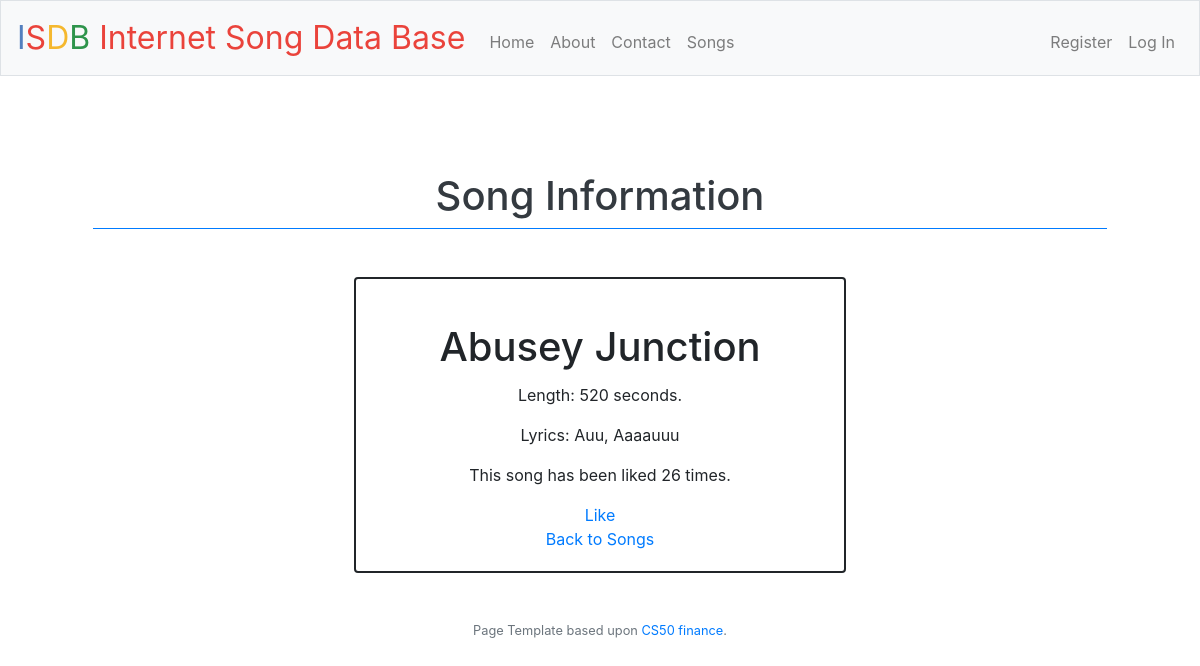
Page /songs/1 on the earlier database version.
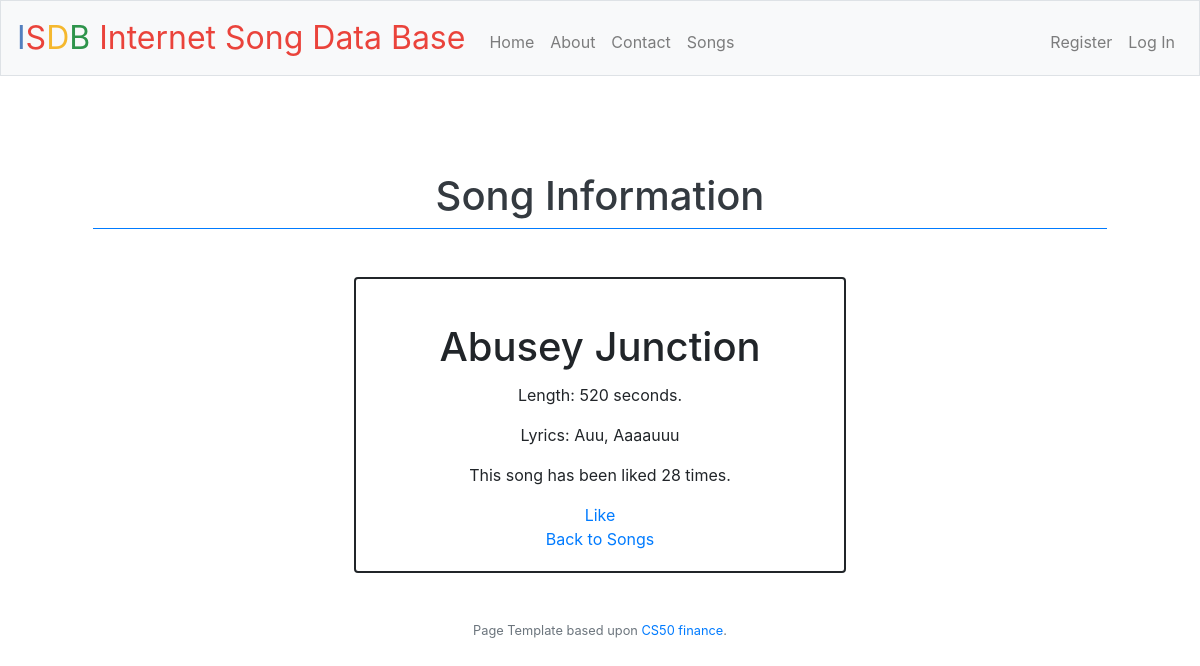
Same page on the later database version.
### tables this page shows
CREATE TABLE 'songs' (
'id' INTEGER PRIMARY KEY AUTOINCREMENT NOT NULL,
'title' TEXT NOT NULL,
'duration' INTEGER NOT NULL,
'artist_id' INTEGER NOT NULL,
'lyrics' TEXT NOT NULL,
'num_likes' INTEGER NOT NULL,
FOREIGN KEY(artist_id) REFERENCES artist(id)
);

### application.py (the view)
@app.route('/songs/<int:song_number>')
def list_song_number(song_number):
    row = db_helpers.fetch_song_info(song_number)
    if not row:
        flash(f"Song {song_number} does not exist.")
        return render_template("songs.html")
    return render_template('song.html', song_info=row)

### application.py (called while the page is built)
@app.after_request
def after_request(response):
    response.headers["Cache-Control"] = "no-cache, no-store, must-revalidate"
    response.headers["Expires"] = 0
    response.headers["Pragma"] = "no-cache"
    return response

### db_helpers.py (called while the page is built)
def fetch_song_info(n):
    song_join = "SELECT s.id, s.title, s.duration, s.lyrics, s.num_likes, a.name, a.nationality, a.img_url FROM songs s JOIN artist a ON s.artist_id = a.id WHERE s.id = ?"
    test = (n, )
    c.execute(song_join, test)
    return c.fetchone()

### templates/song.html (shortened to what this page needs)
{% extends "layout.html" %}
{% block main %}
    <div class="col-12 text-center mt-5">
        <h1 class="text-dark pt04">Song Information</h1>
        <div class="border-top border-primary w50 mx-auto my3"></div>
    </div>
    <div class="container marketing" id="song_card">
        <div class="row justify-content-center">
            <div class="col-md-6">
                <div class="card mt-5">
                    <div class="card-body">
                        <h1 class="card-title">{{ song_info['title'] }}</h1>
                        <p class="card-text">Length: {{ song_info['duration'] }} seconds.</p>
                        <p class="card-text">Lyrics: {{ song_info['lyrics'] }}</p>
                        <p class="card-text">
                            {% if song_info['num_likes'] == 0 %}
                                This song has no likes.
                            {% elif song_info['num_likes'] == 1 %}
                                This song has been liked once.
                            {% elif song_info['num_likes'] == 2 %}
                                This song has been liked twice.
                            {% else %}
                                This song has been liked {{ song_info['num_likes'] }} times.
                            {% endif%}
                        </p>
                        <a href="/like/{{ song_info['id'] }}">
                            <span class="glyphicon glyphicon-thumbs-up">Like</span>
                        </a>
                        <br>
                        <a href="/songs">Back to Songs</a>
                        <br>
                    </div>
                </div>
            </div>
        </div>
    </div>
{% endblock %}

Differences in the rows shown:
changed songs "Abusey Junction": num_likes "26" → "28"
